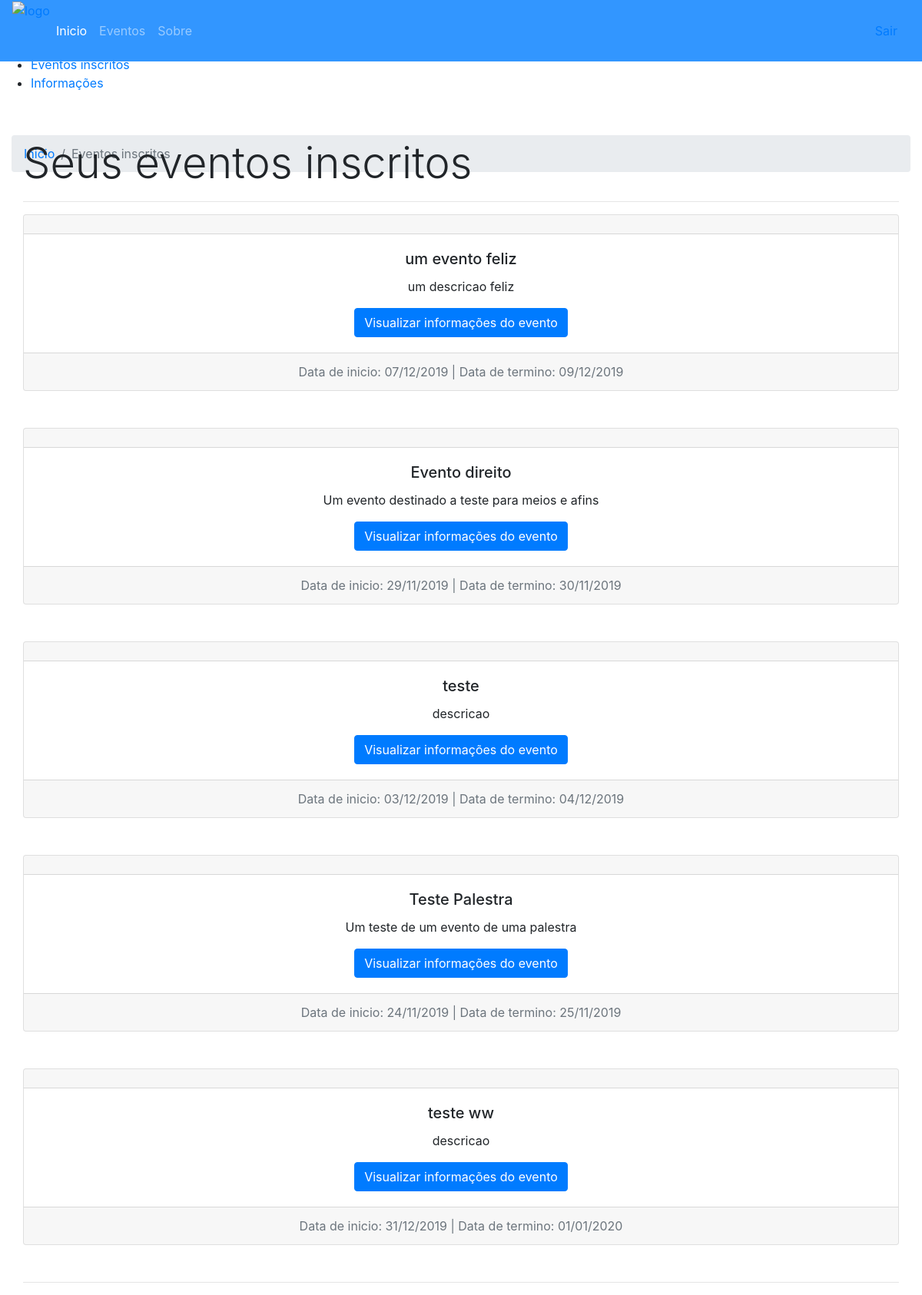
Before: /usuario/eventosInscritos/index.php (signed in) with the older database file.
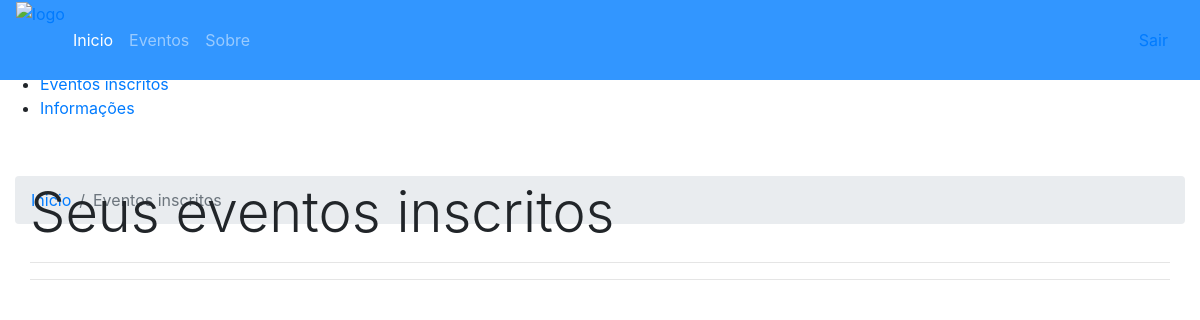
After: the same page with the newer database file.
### tables this page shows
CREATE TABLE `tb_inscricao` (
  `id_evento` int(11) NOT NULL,
  `id_usuario` int(11) NOT NULL,
  `papel` int(11) NOT NULL DEFAULT '2'
);

CREATE TABLE `tb_evento` (
  `id` int(11) NOT NULL,
  `id_usuario` int(11) NOT NULL,
  `nome` varchar(50) NOT NULL,
  `email` varchar(50) NOT NULL,
  `descricao` varchar(1000) NOT NULL,
  `area` varchar(50) NOT NULL,
  `preco_evento` float(5,2) NOT NULL DEFAULT 0.00,
  `qntd_part` int(11) NOT NULL,
  `data_inicio` varchar(20) NOT NULL,
  `data_fim` varchar(20) NOT NULL,
  `estado` varchar(20) NOT NULL,
  `cidade` varchar(50) NOT NULL,
  `cep` int(11) NOT NULL,
  `data_cadastro` datetime NOT NULL DEFAULT current_timestamp(),
  `num_usuario_cads` int(11) NOT NULL DEFAULT 0
);

### usuario/eventosInscritos/index.php (the view, shortened to what this page needs)
<?php
    try {
        $conexao = new Conexao();
        $query = '
        SELECT * FROM tb_evento left JOIN tb_inscricao ON(tb_evento.id=tb_inscricao.id_evento)
        WHERE tb_inscricao.id_usuario = :id
        ';
        $stmt = $conexao->prepare($query);
        $stmt->bindValue(':id', $_SESSION['id']);
        $stmt->execute();
        $eventos = $stmt->fetchAll(PDO::FETCH_OBJ);
    } catch (PDOException $e) {
        echo 'Erro: '.$e->getCode().' Mensagem: '.$e->getMessage();
    }
?>
<!DOCTYPE html>
<html>
<head>
    <link rel="stylesheet" href="../../_css/style_menu.css" />
    <link rel="stylesheet" href="https://stackpath.bootstrapcdn.com/bootstrap/4.3.1/css/bootstrap.min.css">
    <link rel="stylesheet" href="../../_css/style_gerenciamento_usuario.css">
    <link rel="stylesheet" href="../../_css/style_menu.css">
</head>
<body>
    <nav class="navbar navbar-expand-lg navbar-dark navbar-full fixed-top" style="background-color: rgb(50, 150, 255); height: 80px;">
        <div class="logo" style="height: 80px">
            <a href="#inicio";>
                <img src="../../_imagens/CEU_noname_pequeno.png" alt="logo"/>
            </a>
        </div>
        <div class="collapse navbar-collapse menuTeste" id="navbarNav">
            <ul class="navbar-nav">
                <li class="nav-item active">
                    <a class="nav-link" href="#">Inicio <span class="sr-only">(current)</span></a>
                </li>
                <li class="nav-item">
                    <a class="nav-link" href="../../evento/">Eventos</a>
                </li>
                <li class="nav-item">
                    <a class="nav-link" href="#">Sobre</a>
                </li>
            </ul>
        </div>
        <aside class="nav-item">
            <a class="nav-link" href="../../service/logoff.php">Sair</a>
        </aside>
    </nav>
    <div class="sidebar-container">
        <div class="sidebar-logo">
        </div>
        <ul class="sidebar-navigation">
            <li>
                <a href="../">
                </a>
            </li>
            <li>
                <a href="../seusEventos/">
                </a>
            </li>
            <li>
                <a href="">
                    <i class="fa fa-tachometer" aria-hidden="true"></i> Eventos inscritos
                </a>
            </li>
            <li>
                <a href="../informacoes/">
                    <i class="fa fa-info-circle" aria-hidden="true"></i> Informações
                </a>
            </li>
        </ul>
    </div>
    <div class="content-container">
        <div class="container-fluid">
            <nav aria-label="breadcrumb" style="margin-top: 3.5em">
                <ol class="breadcrumb">
                    <li class="breadcrumb-item"><a href="../">Inicio</a></li>
                    <li class="breadcrumb-item active" aria-current="page">Eventos inscritos</li>
                </ol>
            </nav>
            <div class="container-fluid" style="margin-top: -3.8em">
                <h1 class="display-4 font-inicio"> Seus eventos inscritos</h1>
                <hr>
                <? foreach ($eventos as $evento) { ?>
                    <div class="card text-center mb-5">
                        <div class="card-header card-header-centerC">
                        </div>
                        <div class="card-body">
                            <h5 class="card-title"><?= $evento->nome ?></h5>
                            <p class="card-text"><?= $evento->descricao ?></p>
                            <a href="./evento/?id=<?= $evento->id ?>" class="btn btn-primary">Visualizar informações do evento</a>
                        </div>
                        <div class="card-footer text-muted card-header-centerC">
                            Data de inicio: <?= $evento->data_inicio ?> | Data de termino: <?= $evento->data_fim ?>
                        </div>
                    </div>
                <?}?>
                <hr>
            </div>
        </div>
    </div>
</body>
</html>

Changed rows visible on the page:
removed tb_inscricao: id_evento.nome "um evento feliz", id_evento.descricao "um descricao feliz", id_evento.data_inicio "07/12/2019", id_evento.data_fim "09/12/2019"
removed tb_inscricao: id_evento.nome "Evento direito", id_evento.descricao "Um evento destinado a teste para meios e afins", id_evento.data_inicio "29/11/2019", id_evento.data_fim "30/11/2019"
removed tb_inscricao: id_evento.nome "teste", id_evento.descricao "descricao", id_evento.data_inicio "03/12/2019", id_evento.data_fim "04/12/2019"
removed tb_inscricao: id_evento.nome "Teste Palestra", id_evento.descricao "Um teste de um evento de uma palestra", id_evento.data_inicio "24/11/2019", id_evento.data_fim "25/11/2019"
removed tb_inscricao: id_evento.nome "teste ww", id_evento.descricao "descricao", id_evento.data_inicio "31/12/2019", id_evento.data_fim "01/01/2020"
